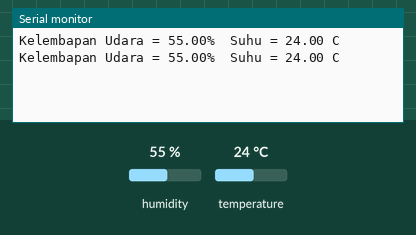
This sketch was run on a simulated Arduino Uno, built with avr-gcc and run on an emulated ATmega328P. Shown: the last lines printed to the serial monitor. The test bench sets the inputs (shaded band); at power-on: humidity 55 %, temperature 24 °C.

Above: at 6.8 s.
6.9 s: humidity set to 22 %
At 9.7 s:
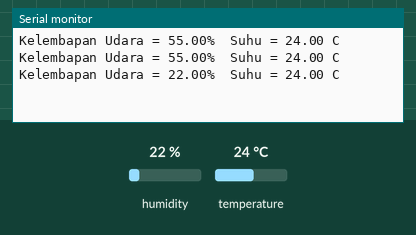
11.4 s: temperature set to 12 °C
At 12.8 s:
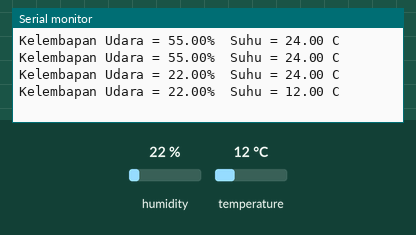
15.9 s: humidity set to 40 %
At 19.2 s:
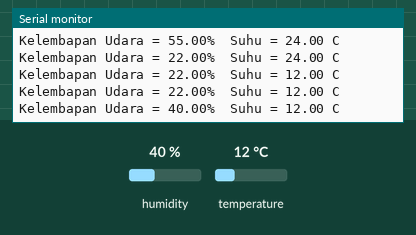
Timing chart, 0 to 20.7 s (numbered marks = the images above; inputs shaded):
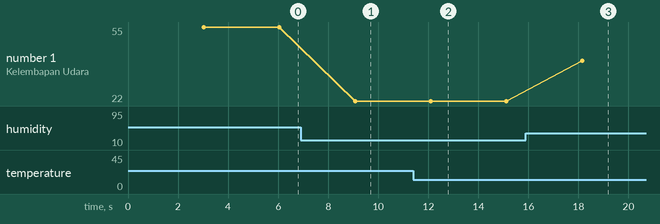

Measured:
- after the input at 6.9 s, the serial monitor: prints a new line after 2.2 s (image 1)
- after the input at 11.4 s, the serial monitor: prints a new line after 0.70 s (image 2)
- after the input at 15.9 s, the serial monitor: prints a new line after 2.2 s (image 3)
- plotted number 1: 55 → 22 after the input at 6.9 s, 22 → 40 after the input at 15.9 s

The sketch:

Sensur_Suhu.ino
```cpp
#include <DHT.h> //library sensor yang telah diimportkan
#define DHTPIN 14     //Pin apa yang digunakan
#define DHTTYPE DHT11   // DHT 11

DHT dht(DHTPIN, DHTTYPE);

void setup() {
  Serial.begin(115200);
  dht.begin();
}

void loop() {
  delay(3000);

  float humidity_1 = dht.readHumidity();
  float celcius_1 = dht.readTemperature();

  Serial.print("Kelembapan Udara = ");
  Serial.print(humidity_1);
  Serial.print("%\t");
  Serial.print("Suhu = ");
  Serial.print(celcius_1);
  Serial.print(" C\n");

}
```
